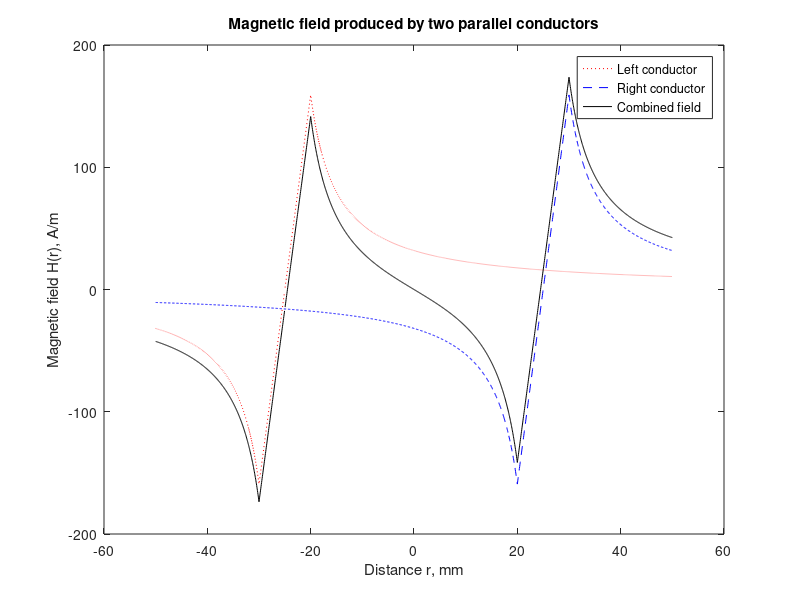

Source code (MATLAB):
%  Solutions of <RF circuit design: Theory and Application>

%  Example P2.3

clc;
close all;

I = 5;
a = 5*1e-3;
D = 10*a;
d = D/2;

r = -10*a: a/100: 10*a;

H1_inside = I*(r+d)/(2*pi*a^2);
H1_outside = I./(2*pi*(r+d));
H1 = H1_inside.*((r+d)>-a & (r+d)<a)+H1_outside.*((r+d)<=-a | (r+d)>=a);

H2_inside = I*(r-d)/(2*pi*a^2);
H2_outside = I./(2*pi*(r-d));
H2 = H2_inside.*((r-d)>-a & (r-d)<a)+H2_outside.*((r-d)<=-a | (r-d)>=a);

fig = figure;
plot(r/1e-3, H1, 'r:', r/1e-3, H2, 'b--', r/1e-3, H1+H2, 'k');
title('Magnetic field produced by two parallel conductors');
xlabel('Distance r, mm'); ylabel('Magnetic field H(r), A/m');
legend('Left conductor', 'Right conductor', 'Combined field');

frame = getframe(fig);
img = frame2im(frame);
imwrite(img, 'P2_3.png');